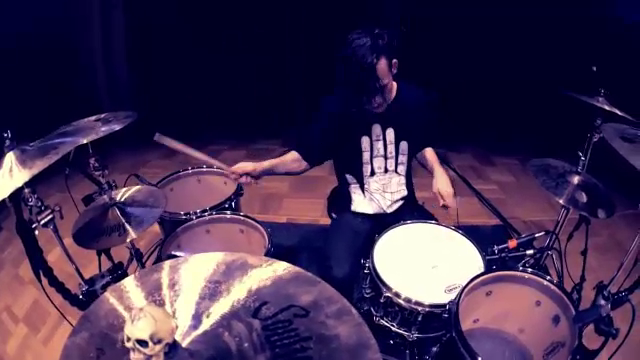
#> input picture frame 46 of week05/videos/drummer.mp4, 640 x 360 px
$ jupyter execute '3. Saving or Recording Videos in OpenCV.ipynb'
#> lines starting #> are read from the running program, lines starting #| are printed output that depends on the picture
When using the **VideoWriter** object. We need to specify:
1. the output file name and
2. the FourCC code
3. the number of frames per second (fps)
4. the frame size
5. the isColor flag (if True, the encoder expect color frame, otherwise it works with grayscale frame)

**FourCC** is a 4-byte code used to specify the video codec.

The list of available codes can be found in fourcc.org. It is platform dependent. The following codecs should work fine for most.

- In Fedora: DIVX, XVID, MJPG, X264, WMV1, WMV2. (XVID is more preferable. MJPG results in high size video. X264 gives very small size video)
- In Windows: DIVX (More to be tested and added)
- In OSX: MJPG (.mp4), DIVX (.avi), X264 (.mkv).

FourCC code is passed as `cv.VideoWriter_fourcc('M','J','P','G')or cv.VideoWriter_fourcc(*'MJPG')` for MJPG.

[cell 1]
import cv2

# Load video clip
cap = cv2.VideoCapture('./videos/drummer.mp4')

# Get the height and width of the frame (required to be an interger)
w = int(cap.get(3))
h = int(cap.get(4))

# Define the codec and create VideoWriter object. The output is stored in '*.avi' file.
out = cv2.VideoWriter('drummer.avi', cv2.VideoWriter_fourcc('M','J','P','G'), 30, (w, h), False)

while(1):

    ret, frame = cap.read()
#> frame is the input picture: shape (360, 640, 3); mean B, G, R 80.3, 46.1, 64

    if ret == True:
        gray = cv2.cvtColor(frame, cv2.COLOR_BGR2GRAY)
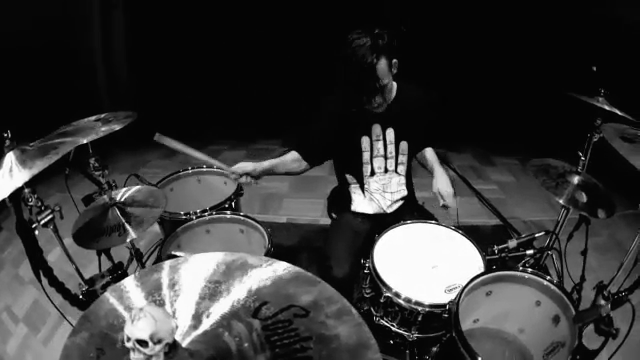
#> gray: shape (360, 640); min 0, max 255, mean 55.3
        out.write(gray)
    else:
        break
        print("Converted Video to Grayscale..")

cap.release()
out.release()
cv2.destroyAllWindows()


$ run again, starting later in the video
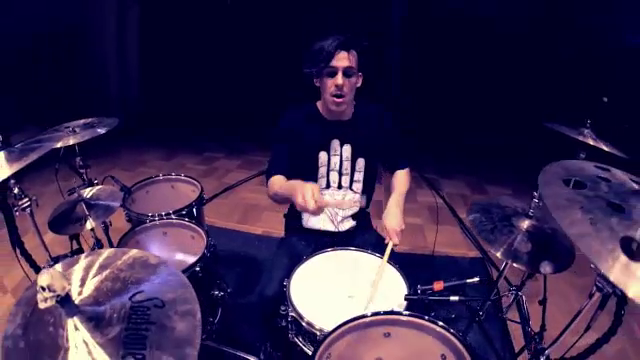
#> input picture frame 209 of week05/videos/drummer.mp4, 640 x 360 px
#> frame is the input picture: shape (360, 640, 3); mean B, G, R 75.8, 39.1, 54.3
#> `gray = cv2.cvtColor(frame, cv2.COLOR_BGR2GRAY)`:
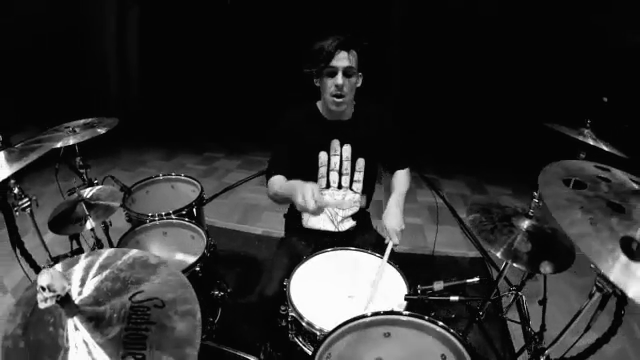
#> gray: shape (360, 640); min 0, max 255, mean 47.8

$ run again, starting later in the video
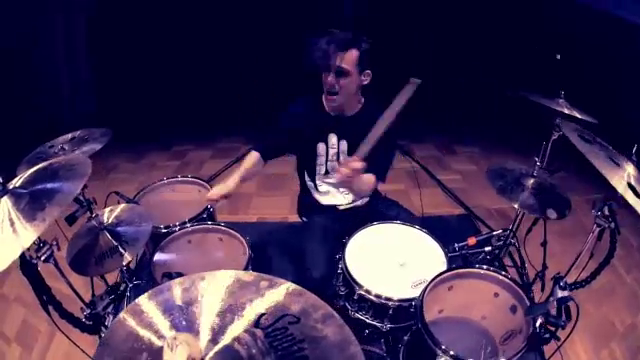
#> input picture frame 372 of week05/videos/drummer.mp4, 640 x 360 px
#> frame is the input picture: shape (360, 640, 3); mean B, G, R 80, 45.4, 64.5
#> `gray = cv2.cvtColor(frame, cv2.COLOR_BGR2GRAY)`:
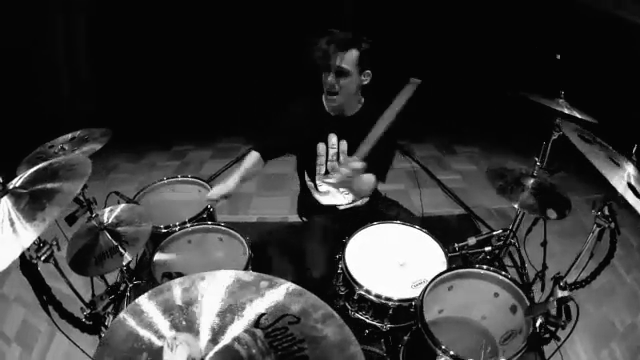
#> gray: shape (360, 640); min 0, max 255, mean 55.1
